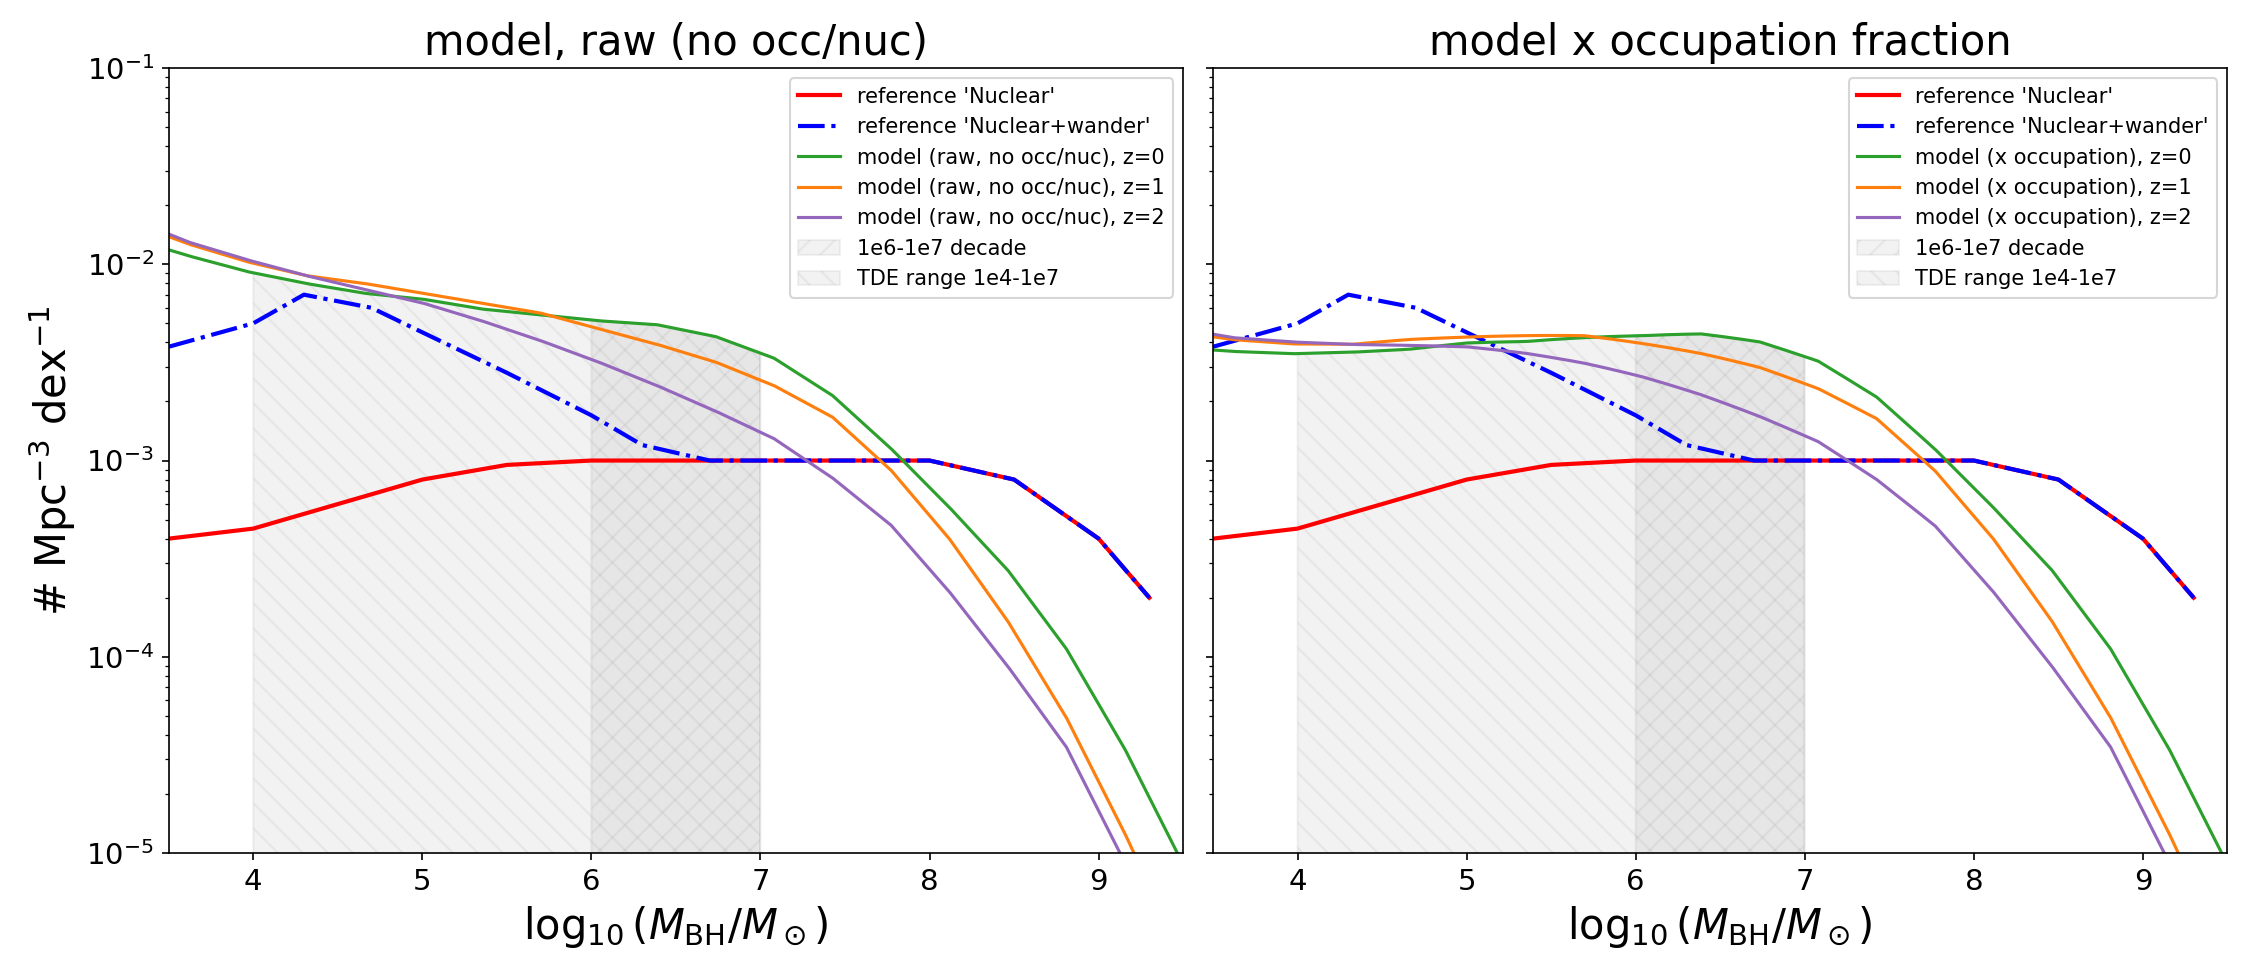

Source code (Python):
#!/usr/bin/env python
"""
Checks this repo's derived MBH mass function (MBHMassFunction, built by
change-of-variables from GalaxyStellarMassFunction via the M-Mgal relation,
astrophysical_setup/cosmology.py) against the reference "Nuclear" /
"Nuclear + wander" MBHMF figure (# Mpc^-3 dex^-1 vs M_BH), at z=0,1,2.

Extends tests/PPS_VERIFICATION/bhmf_order_of_magnitude.py (which already
eyeball-digitized this exact reference figure and did the z=0 ratio math)
by (a) adding z=1,2, (b) plotting model vs reference, and (c) keeping the
same raw -> x-occupation ratio breakdown at each redshift.

Reference digitization is the same eyeballed points as
bhmf_order_of_magnitude.py -- order-of-magnitude only, not a rigorous
digitization (no axis gridlines/data available beyond reading the figure).
The reference curve is presumed z~0 (no z-evolution given in the figure);
comparing it against the model at z=1,2 shows how much the model's own
BHMF evolves relative to that fixed z=0 anchor, not a z-matched comparison.

Usage:
    python tests/PPS_VERIFICATION/bhmf_vs_reference_multi_z.py
"""
import os, sys
import numpy as np
import matplotlib
matplotlib.use("Agg")
import matplotlib.pyplot as plt

sys.path.insert(0, os.path.abspath('./astrophysical_setup'))
sys.path.insert(0, os.path.abspath('./'))
from cosmology import GalaxyStellarMassFunction, MBHMassFunction
from galaxy import _f_occupation_varying_

# ---- eyeballed digitization of the reference figure (same as bhmf_order_of_magnitude.py) ----
fig_nuclear_logM = np.array([3.5, 4.0, 4.5, 5.0, 5.5, 6.0, 6.5, 7.0, 7.5, 8.0, 8.5, 9.0, 9.3])
fig_nuclear_phi  = np.array([4e-4, 4.5e-4, 6e-4, 8e-4, 9.5e-4, 1.0e-3, 1.0e-3, 1.0e-3, 1.0e-3, 1.0e-3, 8e-4, 4e-4, 2e-4])
fig_wander_logM = np.array([3.5, 4.0, 4.3, 4.7, 5.0, 5.5, 6.0, 6.3, 6.7, 7.0, 8.0, 8.5, 9.0, 9.3])
fig_wander_phi  = np.array([3.8e-3, 5e-3, 7e-3, 6e-3, 4.5e-3, 2.8e-3, 1.7e-3, 1.2e-3, 1.0e-3, 1.0e-3, 1.0e-3, 8e-4, 4e-4, 2e-4])

REDSHIFTS = [0.0, 1.0, 2.0]
TDE_LOGM_LO, TDE_LOGM_HI = 4.0, 7.0   # matches rate.py's ConstantRate grid / sources_num.py's MBH_MASK
DECADE_LOGM_LO, DECADE_LOGM_HI = 6.0, 7.0

gsmf = GalaxyStellarMassFunction()
mbhmf = MBHMassFunction(gsmf)

logMBH_grid, log10phi_MBH_allz = mbhmf.get_mbhmf(np.array(REDSHIFTS), n_points_mass=4000)
lgMgal_grid, _ = gsmf.get_gsmf(np.array(REDSHIFTS), n_points_mass=4000)
f_occ = _f_occupation_varying_(lgMgal_grid)  # same lgMgal grid MBHMassFunction used internally


def integrate(logM_lo, logM_hi, phi_raw_z, phi_occ_z):
    """Integrated number of MBHs between logM_lo and logM_hi."""
    mask = (logMBH_grid >= logM_lo) & (logMBH_grid <= logM_hi)
    N_raw = np.trapz(phi_raw_z[mask], logMBH_grid[mask])
    N_occ = np.trapz(phi_occ_z[mask], logMBH_grid[mask])

    mask_n = (fig_nuclear_logM >= logM_lo) & (fig_nuclear_logM <= logM_hi)
    mask_w = (fig_wander_logM >= logM_lo) & (fig_wander_logM <= logM_hi)
    N_fig_n = np.trapz(fig_nuclear_phi[mask_n], fig_nuclear_logM[mask_n])
    N_fig_w = np.trapz(fig_wander_phi[mask_w], fig_wander_logM[mask_w])
    return N_raw, N_occ, N_fig_n, N_fig_w


# ---- Plot: model (raw AND x occupation) at each z vs reference curves,
#      with the two integration ranges shaded and their integrated values annotated ----
fig, axes = plt.subplots(1, 2, figsize=(15, 6.5), sharey=True)

colors = ['tab:green', 'tab:orange', 'tab:purple']

for ax, occ_on in zip(axes, [False, True]):
    ax.plot(fig_nuclear_logM, fig_nuclear_phi, 'r-', lw=2, label="reference 'Nuclear'")
    ax.plot(fig_wander_logM, fig_wander_phi, 'b-.', lw=2, label="reference 'Nuclear+wander'")

    for i, z in enumerate(REDSHIFTS):
        phi_raw_z = 10 ** log10phi_MBH_allz[i]
        phi_z = phi_raw_z * f_occ if occ_on else phi_raw_z
        label = f"model (x occupation), z={z:.0f}" if occ_on else f"model (raw, no occ/nuc), z={z:.0f}"
        ax.plot(logMBH_grid, phi_z, color=colors[i], lw=1.5, label=label)

    # shade the two integration ranges (z=0 model curve only, to keep it legible)
    phi_z0 = 10 ** log10phi_MBH_allz[0]
    if occ_on:
        phi_z0 = phi_z0 * f_occ
    for lo, hi, hatch, shade_label in [(DECADE_LOGM_LO, DECADE_LOGM_HI, '//', '1e6-1e7 decade'),
                                         (TDE_LOGM_LO, TDE_LOGM_HI, '\\\\', 'TDE range 1e4-1e7')]:
        mask = (logMBH_grid >= lo) & (logMBH_grid <= hi)
        ax.fill_between(logMBH_grid[mask], 1e-6, phi_z0[mask], alpha=0.10, hatch=hatch,
                         color='grey', label=f'{shade_label}')

    ax.set_yscale("log")
    ax.set_xlim(3.5, 9.5)
    ax.set_ylim(1e-5, 1e-1)
    ax.set_xlabel(r"$\log_{10}(M_{\rm BH}/M_\odot)$", fontsize=20)
    ax.set_title("model x occupation fraction" if occ_on else "model, raw (no occ/nuc)", fontsize=20)
    ax.legend(fontsize=10, loc='upper right')
    ax.tick_params(axis='both', which='major', labelsize=14)

axes[0].set_ylabel(r"# Mpc$^{-3}$ dex$^{-1}$", fontsize=20)
plt.tight_layout()
out1 = "tests/PPS_VERIFICATION/bhmf_vs_reference_multi_z.png"
plt.savefig(out1, dpi=150)
print(f"Saved {out1}")
plt.close(fig)

# ---- Second figure: bar chart of the integrated N values themselves (the actual numbers quoted) ----
fig2, axes2 = plt.subplots(1, 2, figsize=(13, 5.5))
range_defs = [("1e6-1e7 Msun decade", DECADE_LOGM_LO, DECADE_LOGM_HI),
              ("TDE range 1e4-1e7 Msun", TDE_LOGM_LO, TDE_LOGM_HI)]

for ax, (title, lo, hi) in zip(axes2, range_defs):
    x = np.arange(len(REDSHIFTS))
    width = 0.18
    N_raw_list, N_occ_list = [], []
    for i, z in enumerate(REDSHIFTS):
        phi_raw_z = 10 ** log10phi_MBH_allz[i]
        phi_occ_z = phi_raw_z * f_occ
        N_raw, N_occ, N_fig_n, N_fig_w = integrate(lo, hi, phi_raw_z, phi_occ_z)
        N_raw_list.append(N_raw)
        N_occ_list.append(N_occ)

    ax.bar(x - 1.5*width, N_raw_list, width, label='model raw', color='tab:green')
    ax.bar(x - 0.5*width, N_occ_list, width, label='model x occupation', color='tab:purple')
    ax.bar(x + 0.5*width, [N_fig_n]*len(REDSHIFTS), width, label='reference Nuclear', color='tab:red', alpha=0.7)
    ax.bar(x + 1.5*width, [N_fig_w]*len(REDSHIFTS), width, label='reference Nuclear+wander', color='tab:blue', alpha=0.7)
    ax.set_yscale('log')
    ax.set_xticks(x)
    ax.set_xticklabels([f"z={z:.0f}" for z in REDSHIFTS])
    ax.set_ylabel(r"integrated N [Mpc$^{-3}$]")
    ax.set_title(title)
    ax.legend(fontsize=20)

plt.tight_layout()
out1b = "tests/PPS_VERIFICATION/bhmf_integrated_N_bars.png"
plt.savefig(out1b, dpi=150)
print(f"Saved {out1b}")
plt.close(fig2)

# ---- Print ratio tables at each z ----
for i, z in enumerate(REDSHIFTS):
    phi_raw_z = 10 ** log10phi_MBH_allz[i]
    phi_occ_z = phi_raw_z * f_occ

    print("=" * 78)
    print(f"z = {z:.0f}")
    print("=" * 78)

    N_raw, N_occ, N_fig_n, N_fig_w = integrate(DECADE_LOGM_LO, DECADE_LOGM_HI, phi_raw_z, phi_occ_z)
    print(f"[1e6-1e7 Msun decade]")
    print(f"  UNIVERSE MODEL : {N_raw:.3e} Mpc^-3")
    print(f"  UNIVERSE model x occupation  : {N_occ:.3e} Mpc^-3")
    print(f"  reference Nuclear : {N_fig_n:.3e} Mpc^-3   ->  raw/ref = {N_raw/N_fig_n:6.1f}x   occ/ref = {N_occ/N_fig_n:6.1f}x")
    print(f"  reference Nuclear+wander : {N_fig_w:.3e} Mpc^-3   ->  raw/ref = {N_raw/N_fig_w:6.1f}x   occ/ref = {N_occ/N_fig_w:6.1f}x")

    N_raw2, N_occ2, N_fig_n2, N_fig_w2 = integrate(TDE_LOGM_LO, TDE_LOGM_HI, phi_raw_z, phi_occ_z)
    print(f"[TDE-producing range 1e4-1e7 Msun]")
    print(f"  UNIVERSE MODEL : {N_raw2:.3e} Mpc^-3")
    print(f"  UNIVERSE model x occupation  : {N_occ2:.3e} Mpc^-3")
    print(f"  reference Nuclear : {N_fig_n2:.3e} Mpc^-3   ->  raw/ref = {N_raw2/N_fig_n2:6.1f}x   occ/ref = {N_occ2/N_fig_n2:6.1f}x")
    print(f"  reference Nuclear+wander: {N_fig_w2:.3e} Mpc^-3   ->  raw/ref = {N_raw2/N_fig_w2:6.1f}x   occ/ref = {N_occ2/N_fig_w2:6.1f}x")
    print()
